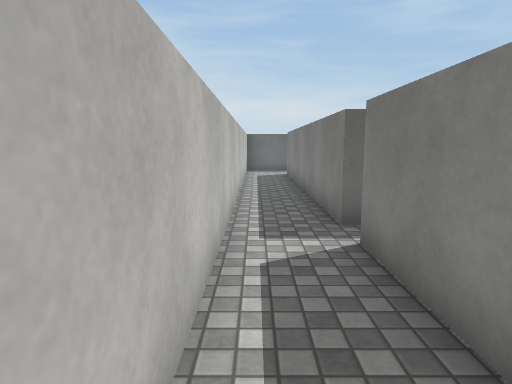
[1] (above)

22 first-person views from a walk through a Unity game level. The camera is 1.4 m above the floor, tilts 8° down and sees 75° across. The floor is counted in squares, 1 m on a side. Each view is taken from the middle of a square. On the plan, view 1 faces up. The plan holds only what a view shows up to about 15 squares ahead; the rest is blank. The player is left out. Door leaves are left out, so doorways stand open. Surface patterns are stand-ins for the level's own textures.

[2]
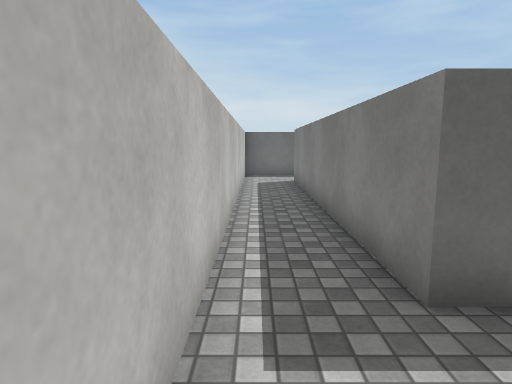

[3]
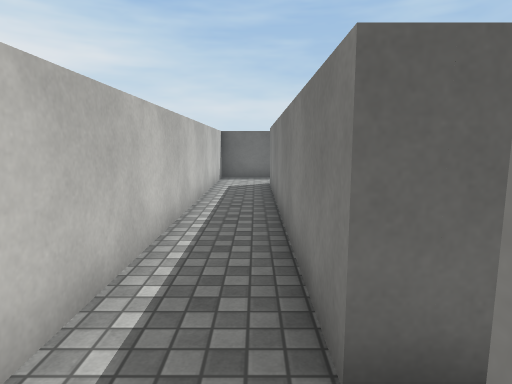

[4]
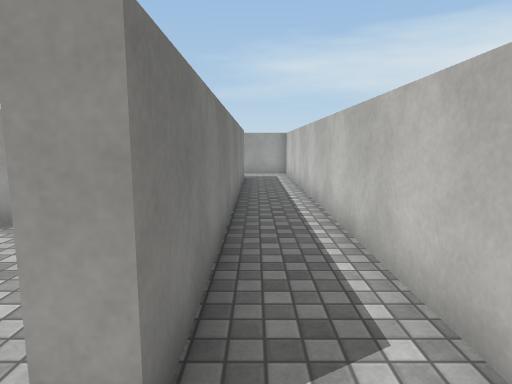

[5]
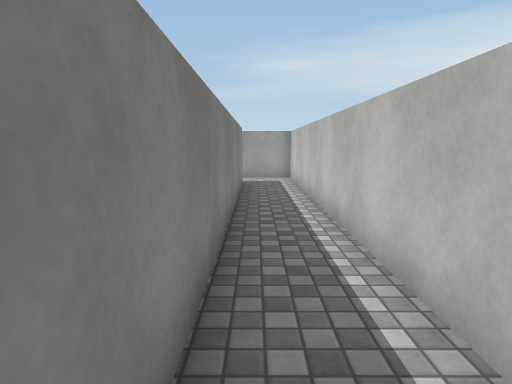

[6]
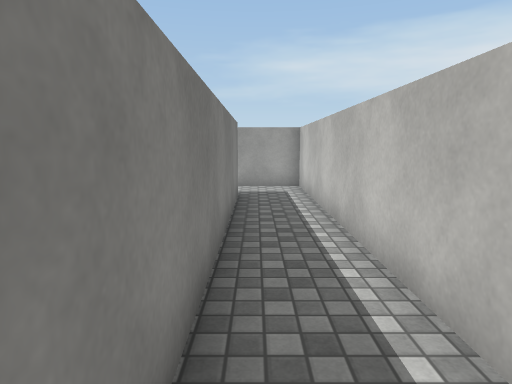

[7]
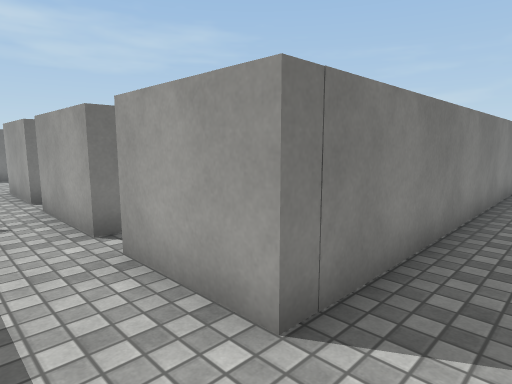

[8]
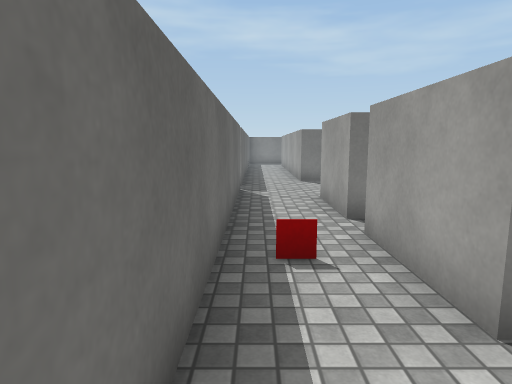

[9]
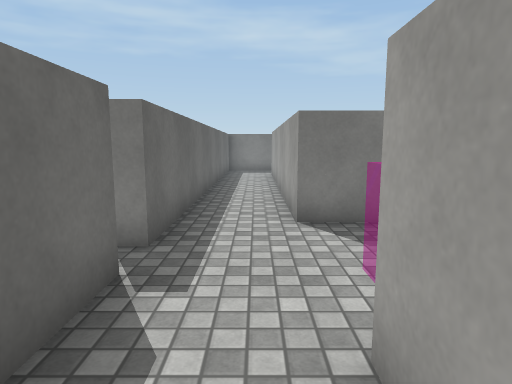

[10]
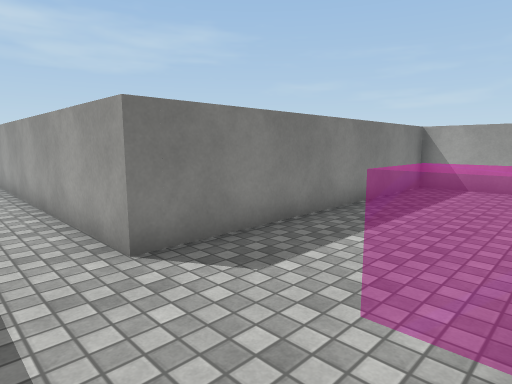

[11]
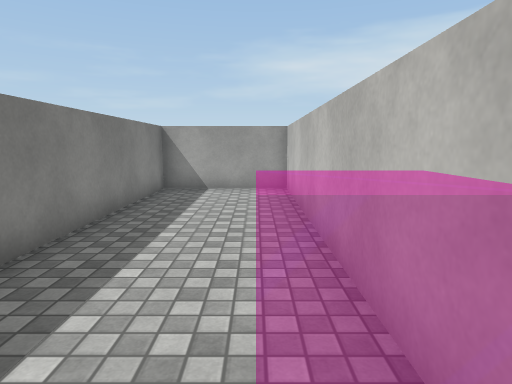

[12]
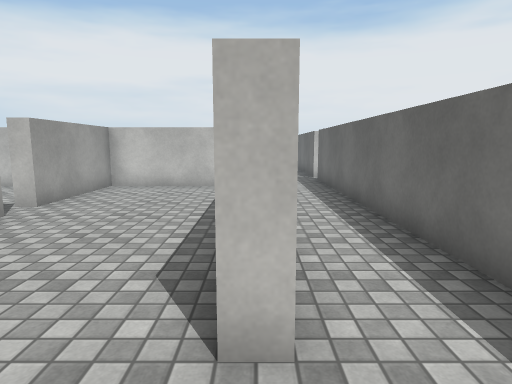

[13]
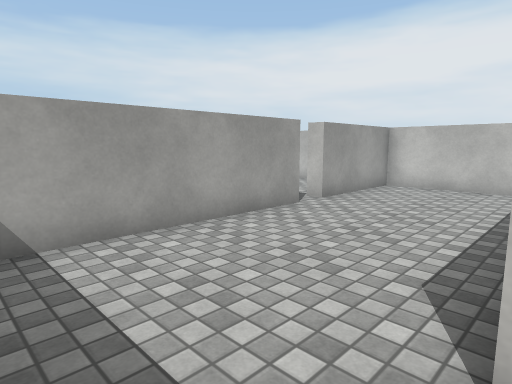

[14]
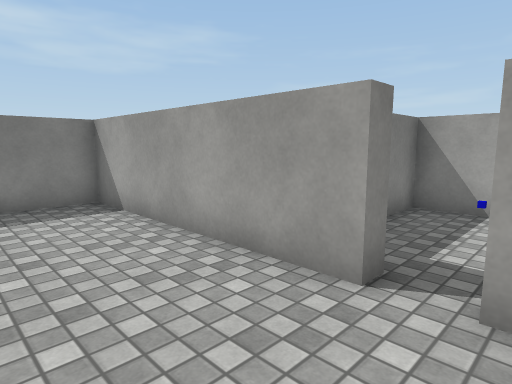

[15]
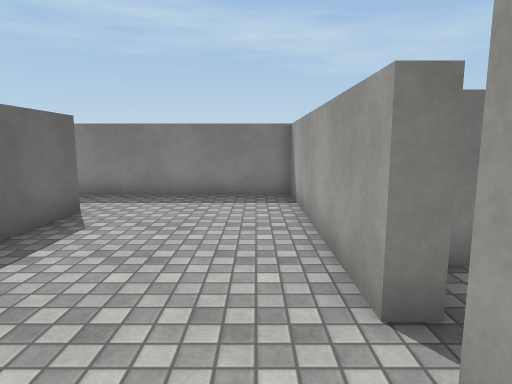

[16]
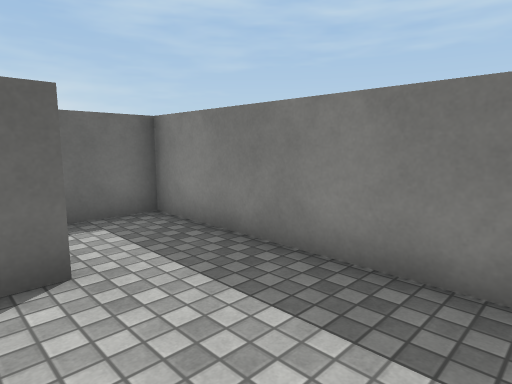

[17]
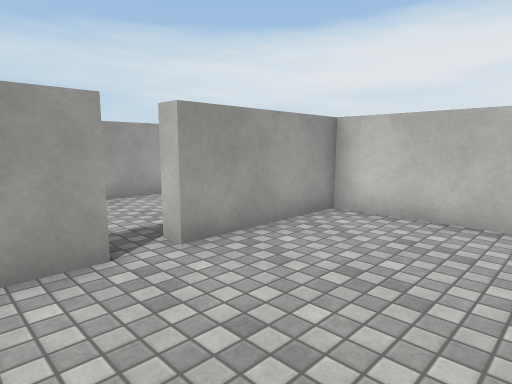

[18]
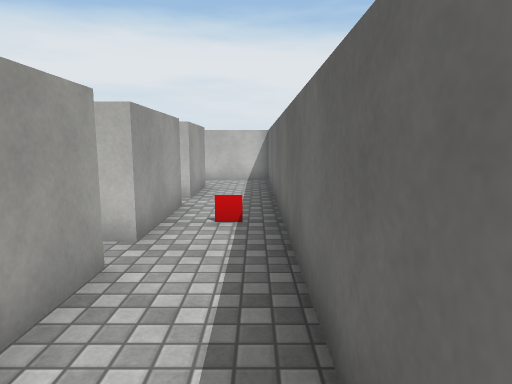

[19]
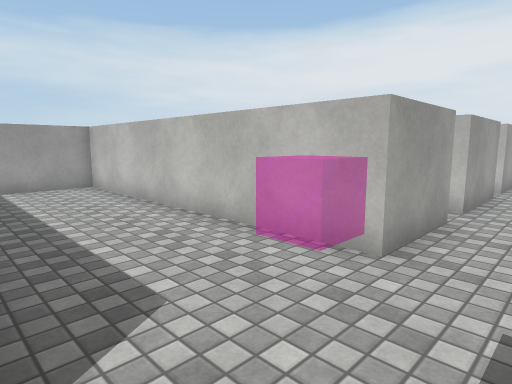

[20]
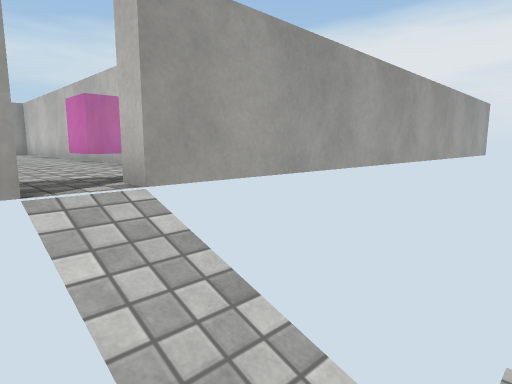

[21]
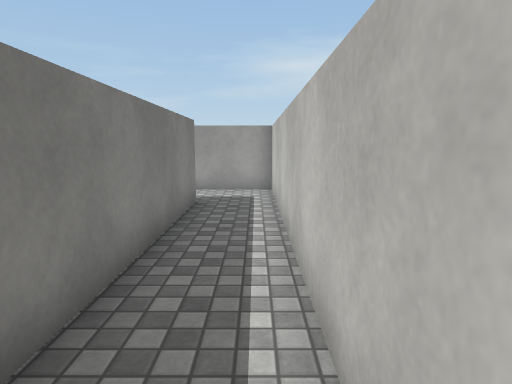

[22]
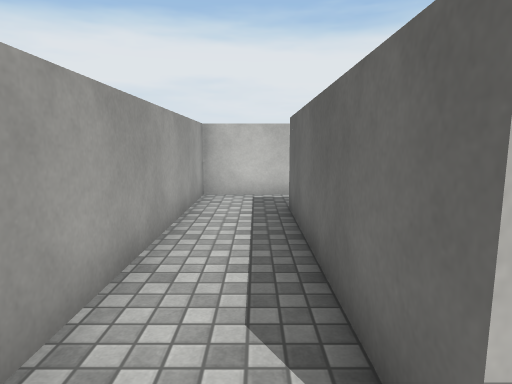

### Floor plan
Key: @ floor where view 1 was taken; # wall or solid block; . main floor; - floor 1 m lower than the main floor; D open door.
Columns run from 1 left of view 1 to 29 right of it. Each row starts with its distance up from view 1.
 22                 -
 21
 20
 19 ###############D###############
 18 #.............................#
 17 #.............................#
 16 #..##DD##DD### ..###########..#
 15 #..#         # ..#............#
 14 #..#         #...#............#
 13 #..#         #...#............#
 12 #..#         #...#............#
 11 #..#         #...#####D########
 10 #..#         #...#   ...#
  9 #..#         #...# .....#
  8 #..#         #...#......#
  7 #..#         #...#  ....#
  6 #..D         ############
  5 #..D
  4 #..#
  3 #..#
  2 #..#
  1 #..#
  0 #@.#
 -1 #..#
 -2 #..#
 -3 #..#
 -4 #..#
 -5 #..#
 -6 #..#
 -7 #..#
 -8 #..######D
 -9 #........ .
-10 #........
-11 #########

Positions as (right, up) in squares from view 1, and headings:
1: (0, 0), facing up
2: (0, 3), facing up
3: (1, 4), facing up
4: (1, 6), facing down
5: (1, 4), facing down
6: (1, 1), facing down
7: (0, 18), facing down-right
8: (3, 18), facing right
9: (10, 17), facing right
10: (12, 18), facing down-right
11: (13, 17), facing down
12: (28, 16), facing left
13: (28, 16), facing down-left
14: (20, 14), facing down-right
15: (19, 12), facing right
16: (25, 12), facing up-right
17: (23, 15), facing down-left
18: (13, 18), facing left
19: (16, 18), facing down-left
20: (15, 22), facing down-left
21: (0, 0), facing down
22: (9, -9), facing left
